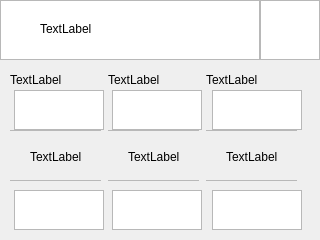
<?xml version="1.0" encoding="UTF-8"?>
<ui version="4.0">
 <class>Dialog</class>
 <widget class="QDialog" name="Dialog">
  <property name="enabled">
   <bool>true</bool>
  </property>
  <property name="geometry">
   <rect>
    <x>0</x>
    <y>0</y>
    <width>320</width>
    <height>240</height>
   </rect>
  </property>
  <property name="windowTitle">
   <string>Dialog</string>
  </property>
  <widget class="QGraphicsView" name="title_bg">
   <property name="geometry">
    <rect>
     <x>0</x>
     <y>0</y>
     <width>260</width>
     <height>60</height>
    </rect>
   </property>
  </widget>
  <widget class="QGraphicsView" name="confirm_button">
   <property name="geometry">
    <rect>
     <x>260</x>
     <y>0</y>
     <width>60</width>
     <height>60</height>
    </rect>
   </property>
  </widget>
  <widget class="QLabel" name="l_label">
   <property name="geometry">
    <rect>
     <x>10</x>
     <y>70</y>
     <width>90</width>
     <height>20</height>
    </rect>
   </property>
   <property name="text">
    <string>TextLabel</string>
   </property>
  </widget>
  <widget class="QLabel" name="m_label">
   <property name="geometry">
    <rect>
     <x>108</x>
     <y>70</y>
     <width>90</width>
     <height>20</height>
    </rect>
   </property>
   <property name="text">
    <string>TextLabel</string>
   </property>
  </widget>
  <widget class="QLabel" name="r_label">
   <property name="geometry">
    <rect>
     <x>206</x>
     <y>70</y>
     <width>90</width>
     <height>20</height>
    </rect>
   </property>
   <property name="text">
    <string>TextLabel</string>
   </property>
  </widget>
  <widget class="QLabel" name="l_text">
   <property name="geometry">
    <rect>
     <x>30</x>
     <y>137</y>
     <width>60</width>
     <height>40</height>
    </rect>
   </property>
   <property name="text">
    <string>TextLabel</string>
   </property>
  </widget>
  <widget class="QLabel" name="m_text">
   <property name="geometry">
    <rect>
     <x>128</x>
     <y>137</y>
     <width>60</width>
     <height>40</height>
    </rect>
   </property>
   <property name="text">
    <string>TextLabel</string>
   </property>
  </widget>
  <widget class="QLabel" name="r_text">
   <property name="geometry">
    <rect>
     <x>226</x>
     <y>137</y>
     <width>60</width>
     <height>40</height>
    </rect>
   </property>
   <property name="text">
    <string>TextLabel</string>
   </property>
  </widget>
  <widget class="QGraphicsView" name="lt_ind">
   <property name="geometry">
    <rect>
     <x>10</x>
     <y>130</y>
     <width>91</width>
     <height>1</height>
    </rect>
   </property>
  </widget>
  <widget class="QGraphicsView" name="ld_ind">
   <property name="geometry">
    <rect>
     <x>10</x>
     <y>180</y>
     <width>91</width>
     <height>1</height>
    </rect>
   </property>
  </widget>
  <widget class="QGraphicsView" name="mt_ind">
   <property name="geometry">
    <rect>
     <x>108</x>
     <y>130</y>
     <width>91</width>
     <height>1</height>
    </rect>
   </property>
  </widget>
  <widget class="QGraphicsView" name="md_ind">
   <property name="geometry">
    <rect>
     <x>108</x>
     <y>180</y>
     <width>91</width>
     <height>1</height>
    </rect>
   </property>
  </widget>
  <widget class="QGraphicsView" name="rd_ind">
   <property name="geometry">
    <rect>
     <x>206</x>
     <y>180</y>
     <width>91</width>
     <height>1</height>
    </rect>
   </property>
  </widget>
  <widget class="QGraphicsView" name="rt_ind">
   <property name="geometry">
    <rect>
     <x>206</x>
     <y>130</y>
     <width>91</width>
     <height>1</height>
    </rect>
   </property>
  </widget>
  <widget class="QGraphicsView" name="lup_arrow">
   <property name="geometry">
    <rect>
     <x>14</x>
     <y>90</y>
     <width>90</width>
     <height>40</height>
    </rect>
   </property>
  </widget>
  <widget class="QGraphicsView" name="ldown_arrow">
   <property name="geometry">
    <rect>
     <x>14</x>
     <y>190</y>
     <width>90</width>
     <height>40</height>
    </rect>
   </property>
  </widget>
  <widget class="QGraphicsView" name="mup_arrow">
   <property name="geometry">
    <rect>
     <x>112</x>
     <y>90</y>
     <width>90</width>
     <height>40</height>
    </rect>
   </property>
  </widget>
  <widget class="QGraphicsView" name="mdown_arrow">
   <property name="geometry">
    <rect>
     <x>112</x>
     <y>190</y>
     <width>90</width>
     <height>40</height>
    </rect>
   </property>
  </widget>
  <widget class="QGraphicsView" name="rup_arrow">
   <property name="geometry">
    <rect>
     <x>212</x>
     <y>90</y>
     <width>90</width>
     <height>40</height>
    </rect>
   </property>
  </widget>
  <widget class="QGraphicsView" name="rdown_arrow">
   <property name="geometry">
    <rect>
     <x>212</x>
     <y>190</y>
     <width>90</width>
     <height>40</height>
    </rect>
   </property>
  </widget>  
  <widget class="QLabel" name="title">
   <property name="geometry">
    <rect>
     <x>40</x>
     <y>13</y>
     <width>180</width>
     <height>31</height>
    </rect>
   </property>
   <property name="text">
    <string>TextLabel</string>
   </property>
  </widget>
 </widget>
 <resources/>
 <connections/>
</ui>
